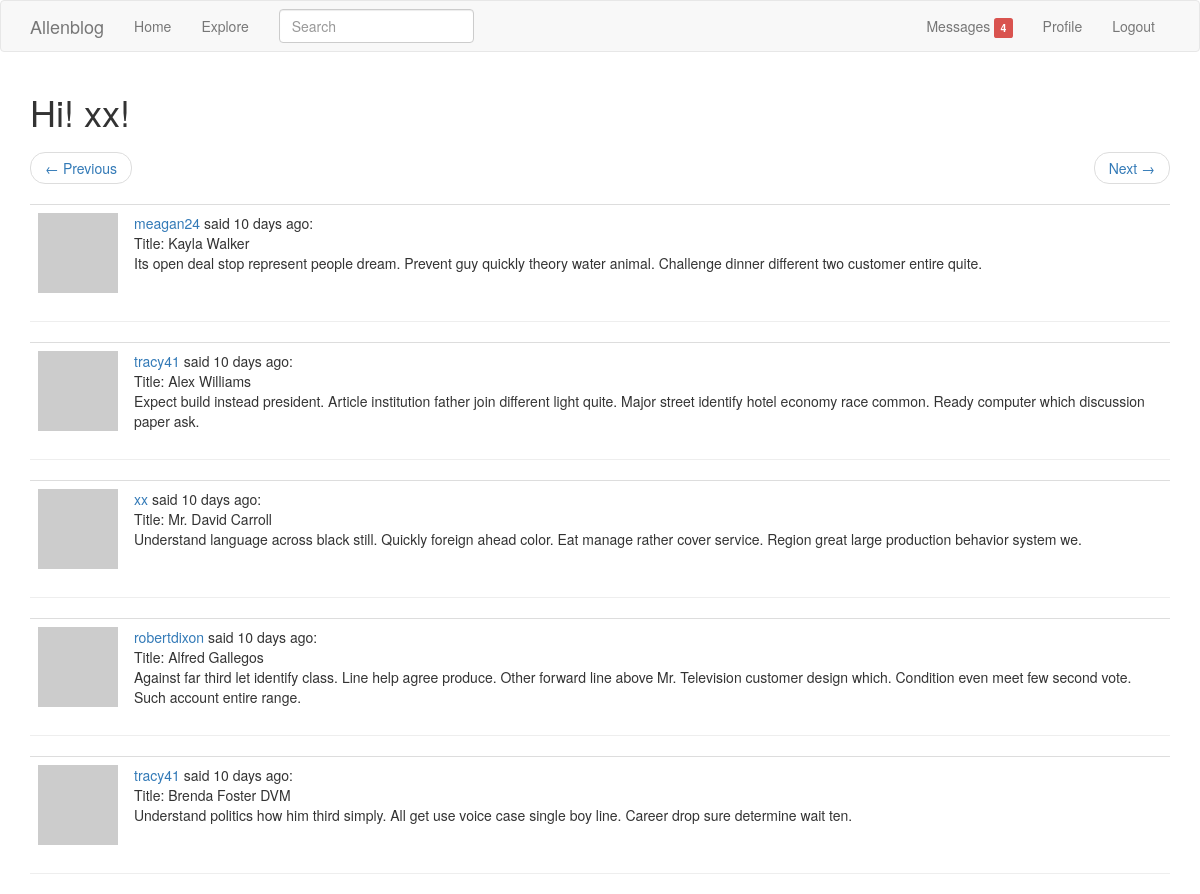
The app's page /explore?page=3 (signed in) with its own data.
### app/models.py (models this page shows, shortened)
class User(db.Model, UserMixin):
    __tablename__ = 'user'
    id = db.Column(db.Integer, primary_key=True)
    username = db.Column(db.String(64), index=True, unique=True)
    email = db.Column(db.String(120), index=True, unique=True)
    password_hash = db.Column(db.String(128))
    posts = db.relationship('Post', backref='author', lazy='dynamic')
    about_me = db.Column(db.String(140))
    last_seen = db.Column(db.DateTime, default=datetime.utcnow)
    followed = db.relationship(
        'User', secondary=followers,
        primaryjoin=(followers.c.follower_id == id),
        secondaryjoin=(followers.c.followed_id == id),
        backref=db.backref('followers', lazy='dynamic'),
        lazy='dynamic'
    )
    messages_sent = db.relationship('Message',
                                    foreign_keys='Message.sender_id',
                                    backref='author', lazy='dynamic')
    messages_received = db.relationship('Message',
                                        foreign_keys='Message.recipient_id',
                                        backref='recipient', lazy='dynamic')
    last_message_read_time = db.Column(db.DateTime)
    notifications = db.relationship('Notification', backref='user', lazy='dynamic')
    def avatar(self, size):
        digest = md5(self.email.lower().encode('utf-8')).hexdigest()
        return 'https://www.gravatar.com/avatar/{}?d=identicon&s={}'.format(digest, size)
    def new_messages_num(self):
        last_read_time = self.last_message_read_time or datetime(1900, 1, 1)
        return Message.query.filter_by(recipient=self).filter(
            Message.timestamp > last_read_time).count()

class SearchableMixin(object):
    @classmethod
    def before_commit(cls, session):
        session._changes = {
            'add': list(session.new),
            'update': list(session.dirty),
            'delete': list(session.deleted)
        }
    @classmethod
    def after_commit(cls, session):
        for obj in session._changes['add']:
            if isinstance(obj, SearchableMixin):
                add_to_index(obj.__tablename__, obj)
        for obj in session._changes['update']:
            if isinstance(obj, SearchableMixin):
                add_to_index(obj.__tablename__, obj)
        for obj in session._changes['delete']:
            if isinstance(obj, SearchableMixin):
                remove_from_index(obj.__tablename__, obj)
        session._changes = None

class Post(SearchableMixin, db.Model):
    __tablename__ = 'post'
    __searchable__ = ['body']
    id = db.Column(db.Integer, primary_key=True)
    title = db.Column(db.String(32), index=True)
    body = db.Column(db.String(140))
    timestamp = db.Column(db.DateTime, index=True, default=datetime.utcnow)
    user_id = db.Column(db.Integer, db.ForeignKey('user.id'))

### app/main/views.py (the view)
@main.route('/explore')
@login_required
def explore():
    page = request.args.get('page', 1, type=int)
    posts = Post.query.order_by(Post.timestamp.desc()).paginate(page, current_app.config['POSTS_PER_PAGE'], False)
    next_url = url_for('main.explore', page=posts.next_num) if posts.has_next else None
    prev_url = url_for('main.explore', page=posts.prev_num) if posts.has_prev else None
    return render_template('explore.html', title='Explore', posts=posts.items, next_url=next_url, prev_url=prev_url)

### app/main/forms.py
class SearchForm(FlaskForm):
    q = StringField('Search', validators=[DataRequired()])
    def __init__(self, *args, **kwargs):
        if 'formdata' not in kwargs:
            kwargs['formdata'] = request.args
        if 'csrf_enabled' not in kwargs:
            kwargs['csrf_enabled'] = False
        super(SearchForm, self).__init__(*args, **kwargs)

### app/main/views.py (called while the page is built)
@main.before_request
def before_request():
    if current_user.is_authenticated:
        current_user.last_seen = datetime.utcnow()
        db.session.commit()
        g.search_form = SearchForm()

### app/models.py (called while the page is built)
@login_manager.user_loader
def load_user(id):
    return User.query.get(int(id))

### app/templates/explore.html
{% extends "base.html" %}
{% block app_content %}
    <h1>Hi! {{ current_user.username }}!</h1>
    {% include('_pagination.html') %}
    {% for post in posts %}
        {% include('_post.html') %}
        <hr>
    {% endfor %}
{% endblock %}

### app/templates/_post.html
    <table class="table table-hover">
        <tr>
            <td width="70px">
                <span class="user_popup">
                    <a href="{{ url_for('main.user_profile', username=post.author.username) }}">
                        <img src="{{ post.author.avatar(70) }}" />
                    </a>
                 </span>
            </td>
            <td>
                <span class="user_popup">
                    <a href="{{ url_for('main.user_profile', username=post.author.username) }}">
                        {{ post.author.username }}
                    </a>
                </span>
                said {{ moment(post.timestamp).fromNow() }}:
                <br>
                Title: {{ post.title }}
                <br>
                {{ post.body }}
            </td>
        </tr>
    </table>

### records on screen
User: username "xx"
Post: author.username "meagan24", timestamp "10 days ago", title "Kayla Walker", body "Its open deal stop represent people dream. Prevent guy quickly theory water animal. Challenge dinner different two customer entire quite."
Post: author.username "tracy41", timestamp "10 days ago", title "Alex Williams", body "Expect build instead president. Article institution father join different light quite. Major street identify hotel economy race common. Ready computer which discussion paper ask."
Post: author.username "xx", timestamp "10 days ago", title "Mr. David Carroll", body "Understand language across black still. Quickly foreign ahead color. Eat manage rather cover service. Region great large production behavior system we."
Post: author.username "robertdixon", timestamp "10 days ago", title "Alfred Gallegos", body "Against far third let identify class. Line help agree produce. Other forward line above Mr. Television customer design which. Condition even meet few second vote. Such account entire range."
Post: author.username "tracy41", timestamp "10 days ago", title "Brenda Foster DVM", body "Understand politics how him third simply. All get use voice case single boy line. Career drop sure determine wait ten."

### other values on screen
{{ new_messages }} "4"
